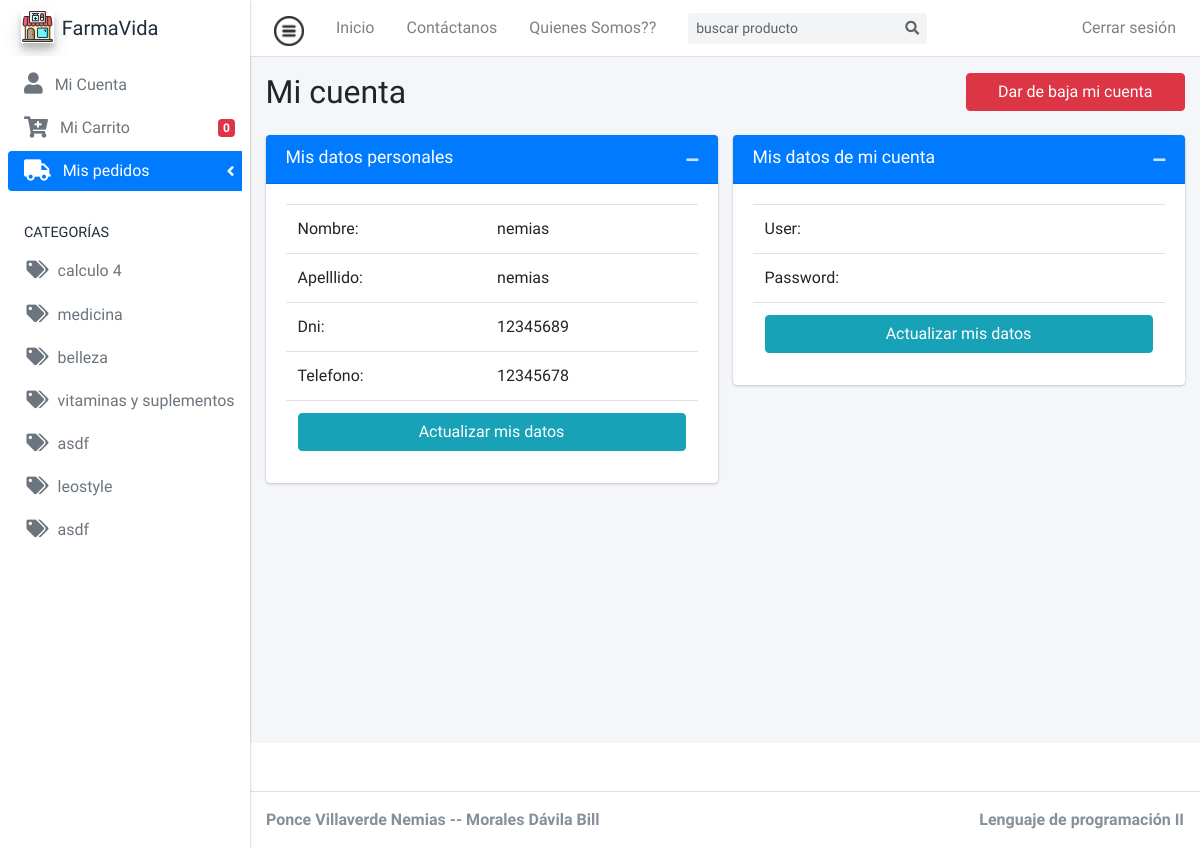
Page /index.php?p=micuenta (signed in) on the earlier database version.
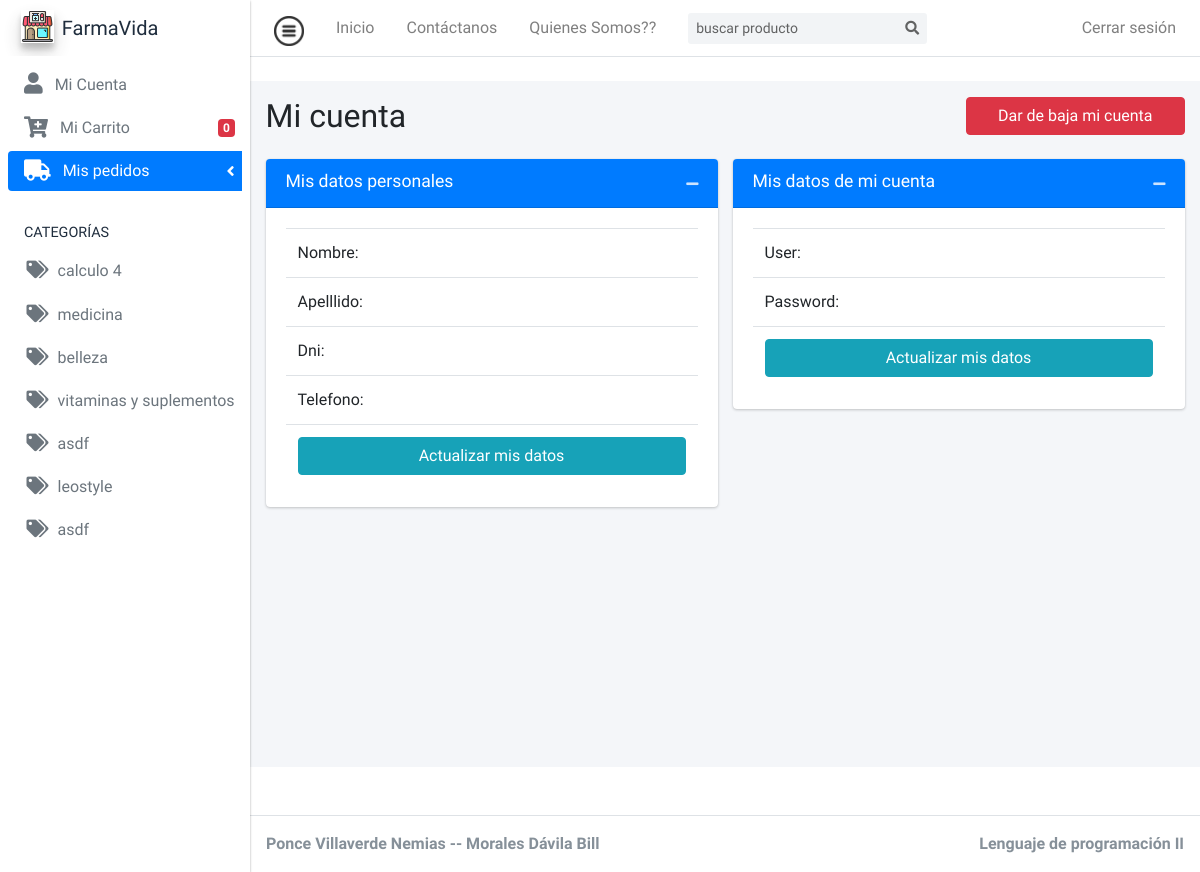
Same page on the later database version.
### tables this page shows
CREATE TABLE `catalogo` (
  `id_catalogo` int(11) NOT NULL,
  `nombre` varchar(30) DEFAULT NULL,
  `descripcion` varchar(50) DEFAULT NULL
);

CREATE TABLE `cliente` (
  `id_cliente` int(11) NOT NULL,
  `nombre` varchar(30) DEFAULT NULL,
  `apellido` varchar(30) DEFAULT NULL,
  `dni` char(8) DEFAULT NULL,
  `telefono` char(15) DEFAULT NULL
);

### app/controller/VistasController.php (called while the page is built, shortened)
<?php
class VistasController
{
    public function plantillaGeneral()
    {
        include "view/plantilla.php";
    }
    public function solicitarVista($tipo_usuario = "general")
    {
        if (isset($_GET["p"])) {
            $pagina = $_GET["p"];
        } else {
            $pagina = "index";
        }
        $mvista = new Vistas();
        $repuesta = $mvista->traerVista($pagina, $tipo_usuario);
        include $repuesta;
    }
}

### index.php (called while the page is built, shortened)
<?php
require_once "config/autoload2.php";
$vcontroller = new VistasController();
$vcontroller->plantillaGeneral();

### config/autoload2.php (called while the page is built, shortened)
<?php
spl_autoload_register(function ($nombre_clase) {
    $ruta = ROOT . DS . str_replace("\\", DS, $nombre_clase) . '.php';
});

### app/Catalogo.php (called while the page is built, shortened)
<?php
class Catalogo
{
    public static function ListarCatalogo(): array
    {
        try {
            $db = new db();
            $conn = $db->abrirConexion();
            $sql = "SELECT * from catalogo";
            $respuesta = $conn->prepare($sql);
            $respuesta->execute();
            $matriz = $respuesta->fetchAll();
            return $matriz;
        } catch (\PDOException $e) {
            echo $e->getMessage();
        }
    }
}

### app/controller/CatalogoController.php (called while the page is built, shortened)
<?php
class CatalogoController
{
   public function listarCatalogos()
   {
      $catalogos = Catalogo::ListarCatalogo();
      if (!empty($catalogos)) {
         return $catalogos;
      } else {
         return false;
      }
   }
}

### app/ConexionDB.php (called while the page is built, shortened)
<?php
class ConexionDB
{
    public function cerrarConexion()
    {
        return $this->conn = null;
    }
}

### app/Cliente.php (called while the page is built, shortened)
<?php
class Cliente
{
    public static function getCliente($dni)
    {
        try {
            $db = new ConexionDB();
            $conn = $db->abrirConexion();
            $sql = "SELECT * FROM cliente WHERE dni = :dni";
            $respuesta = $conn->prepare($sql);
            $respuesta->execute([":dni" => $dni]);
            $admin = $respuesta->fetch();
            return $admin;
        } catch (\PDOException $e) {
            echo $e->getMessage();
        }
    }
}

### app/controller/ClienteController.php (called while the page is built, shortened)
<?php
class ClienteController
{
    public function traerCliente($dni)
    {
        $cliente = Cliente::getCliente($dni);
        if (!empty($cliente)) {
            return $cliente;
        }
    }
}

### view/layouts/headerCliente.php (the view, shortened to what this page needs)
<body class="hold-transition sidebar-mini layout-navbar-fixed layout-fixed">
  <div class="wrapper">
    <nav class="main-header navbar navbar-expand navbar-white navbar-light">
      <ul class="navbar-nav">
        <li class="nav-item">
          <a class="nav-link" data-widget="pushmenu" href="#" role="button"><img src="public/img/icons/menu.png" alt="menu" style="opacity: .8; width:30px;"></a>
        </li>
        <li class="nav-item d-none d-sm-inline-block">
          <a href="index.php?p=productos" class="nav-link">Inicio</a>
        </li>
        <li class="nav-item d-none d-sm-inline-block">
          <a href="#" class="nav-link">Contáctanos</a>
        </li>
        <li class="nav-item d-none d-sm-inline-block">
          <a href="#" class="nav-link">Quienes Somos??</a>
        </li>
      </ul>
      <form class="form-inline ml-3">
        <div class="input-group input-group-sm">
          <input class="form-control form-control-navbar" type="search" placeholder="buscar producto" aria-label="Search">
          <div class="input-group-append">
            <button class="btn btn-navbar" type="submit">
              <i class="fas fa-search"></i>
            </button>
          </div>
        </div>
      </form>
      <ul class="navbar-nav ml-auto">
        <?php if (isset($_SESSION["estado"])) : ?>
          <a href='index.php?p=logout' class='nav-link'>Cerrar sesión</a>
        <?php else : ?>
          <a href='index.php?p=login' class='nav-link'>Iniciar sesión</a>
        <?php endif; ?>
      </ul>
    </nav>
    <aside class="main-sidebar elevation-1 bg-white">
      <a href="#" class="brand-link">
        <img src="public/img/icons/farmacia.png" alt="AdminLTE Logo" class="brand-image elevation-3" style="opacity: .8">
        <span class="brand-text font-weight-light">Farma<b>Vida</b></span>
      </a>
      <div class="sidebar">
        <nav class="mt-2">
          <ul class="nav nav-pills nav-sidebar flex-column" data-widget="treeview" role="menu" data-accordion="false">
            <?php if (isset($_SESSION["estado"])) : ?>
              <li class="nav-item">
                <a href="index.php?p=micuenta" class="nav-link">
                  <i class="fas  fa-user fa-lg mr-2"></i>
                  <p>
                    Mi Cuenta
                  </p>
                </a>
              </li>
            <?php endif; ?>
            <li class="nav-item">
              <a href="index.php?p=carrito" class="nav-link">
                <i class="fas fa-cart-plus fa-lg mr-2"></i>
                <p>
                  Mi Carrito
                  <span class="right badge badge-danger" id="carrito">
                    <?php
                    echo $cantidad = isset($_SESSION["cantidad"]) ? $_SESSION["cantidad"] : "0";
                    ?>
                  </span>
                </p>
              </a>
            </li>
            <?php if (isset($_SESSION["estado"])) : ?>
              <li class="nav-item has-treeview">
                <a href="#" class="nav-link active">
                  <i class="fas fa-truck fa-lg mr-2"></i>
                  <p>
                    Mis pedidos
                    <i class="right fa fa-angle-left"></i>
                  </p>
                </a>
              </li>
            <?php endif; ?>
            <li class="nav-header">
              CATEGORÍAS
            </li>
            <?php
            $ccontroller = new CatalogoController;
            $catalogos = $ccontroller->listarCatalogos();
            if ($ccontroller) :
              foreach ($catalogos as $catalogo) :
                $ncatalogo = $catalogo["nombre"];
                $id = $catalogo["id_catalogo"];
            ?>
                <li class="nav-item">
                  <a href="index.php?p=vistaporCatalogo&c=<?= $id ?>" class="nav-link">
                    <i class="fa fa-tags nav-icon"></i>
                    <p>
                      <?= $ncatalogo ?>
                    </p>
                  </a>
                </li>
            <?php endforeach;
            endif; ?>
          </ul>
        </nav>
      </div>
    </aside>

### view/plantilla.php (shortened to what this page needs)
<!DOCTYPE html>
<html>
<head>
    <link rel="stylesheet" href="public/plugins/fontawesome-free/css/all.min.css">
    <link rel="stylesheet" href="public/https://code.ionicframework.com/ionicons/2.0.1/css/ionicons.min.css">
    <link rel="stylesheet" href="public/plugins/tempusdominus-bootstrap-4/css/tempusdominus-bootstrap-4.min.css">
    <link rel="stylesheet" href="public/plugins/icheck-bootstrap/icheck-bootstrap.min.css">
    <link rel="stylesheet" href="public/plugins/jqvmap/jqvmap.min.css">
    <link rel="stylesheet" href="public/dist/css/adminlte.min.css">
    <link rel="stylesheet" href="public/plugins/overlayScrollbars/css/OverlayScrollbars.min.css">
    <link rel="stylesheet" href="public/plugins/daterangepicker/daterangepicker.css">
    <link rel="stylesheet" href="public/plugins/summernote/summernote-bs4.css">
</head>
<?php
$vcontroller = new VistasController;
if (isset($_SESSION["estado"])) {
    switch ($_SESSION["rol"]) {
        case "cliente":
            $vcontroller->solicitarVista("cliente");
            break;
    }
} else {
    $vcontroller->solicitarVista();
}
?>
</body>
</html>

### view/micuenta.php (shortened to what this page needs)
<?php
include "layouts/headerCliente.php";
$ccontroller = new ClienteController;
$cliente = $ccontroller->traerCliente($_SESSION['dni']);
?>
<div class="content-wrapper">
  <section class="content">
    <div class="container-fluid">
      <div class="row">
        <div class="col-9 mt-3">
          <h2>Mi cuenta</h2>
        </div>
        <div class="col-3 mt-3">
          <button type="button" class="btn btn-block btn-danger">Dar de baja mi cuenta</button>
        </div>
      </div>
      <div class="row">
        <div class="col-md-6 mt-3">
          <div class="card card-primary">
            <div class="card-header">
              <h3 class="card-title">Mis datos personales</h3>
              <div class="card-tools">
                <button type="button" class="btn btn-tool" data-card-widget="collapse" data-toggle="tooltip" title="Collapse">
                  <i class="fas fa-minus"></i></button>
              </div>
            </div>
            <div class="card-body" style="display: block;">
              <table class="table">
                <tbody>
                  <tr>
                    <td>Nombre:</td>
                    <td><?= $cliente["nombre"] ?></td>
                  </tr>
                  <tr>
                    <td>Apelllido:</td>
                    <td><?= $cliente["apellido"] ?></td>
                  </tr>
                  <tr>
                    <td>Dni:</td>
                    <td><?= $cliente["dni"] ?></td>
                  </tr>
                  <tr>
                    <td>Telefono:</td>
                    <td><?= $cliente["telefono"] ?></td>
                  </tr>
                  <tr>
                    <td colspan="2">
                      <button type="button" class="btn btn-block btn-info">Actualizar mis datos</button>
                    </td>
                  </tr>
                </tbody>
              </table>
            </div>
          </div>
        </div>
        <div class="col-md-6 mt-3">
          <div class="card card-primary">
            <div class="card-header">
              <h3 class="card-title">Mis datos de mi cuenta</h3>
              <div class="card-tools">
                <button type="button" class="btn btn-tool" data-card-widget="collapse" data-toggle="tooltip" title="Collapse">
                  <i class="fas fa-minus"></i></button>
              </div>
            </div>
            <div class="card-body" style="display: block;">
              <table class="table">
                <tbody>
                  <tr>
                    <td>User:</td>
                    <td><?= $_SESSION["user"] ?></td>
                  </tr>
                  <tr>
                    <td>Password:</td>
                    <td><?= $_SESSION["pass"] ?></td>
                  </tr>
                  <tr>
                    <td colspan="2">
                      <button type="button" class="btn btn-block btn-info">Actualizar mis datos</button>
                    </td>
                  </tr>
                </tbody>
              </table>
            </div>
          </div>
        </div>
      </div>
    </div>
  </section>
</div>
<?php
include "layouts/footer.php";
?>

### view/layouts/footer.php (shortened to what this page needs)
<footer class="main-footer mt-5">
  <strong> Ponce Villaverde Nemias -- Morales Dávila Bill</strong>
  <div class="float-right d-none d-sm-inline-block">
    <b>Lenguaje de programación II</b>
  </div>
</footer>
</div>

Differences in the rows shown:
removed cliente: nombre "nemias", apellido "nemias", dni "12345689", telefono "12345678"
